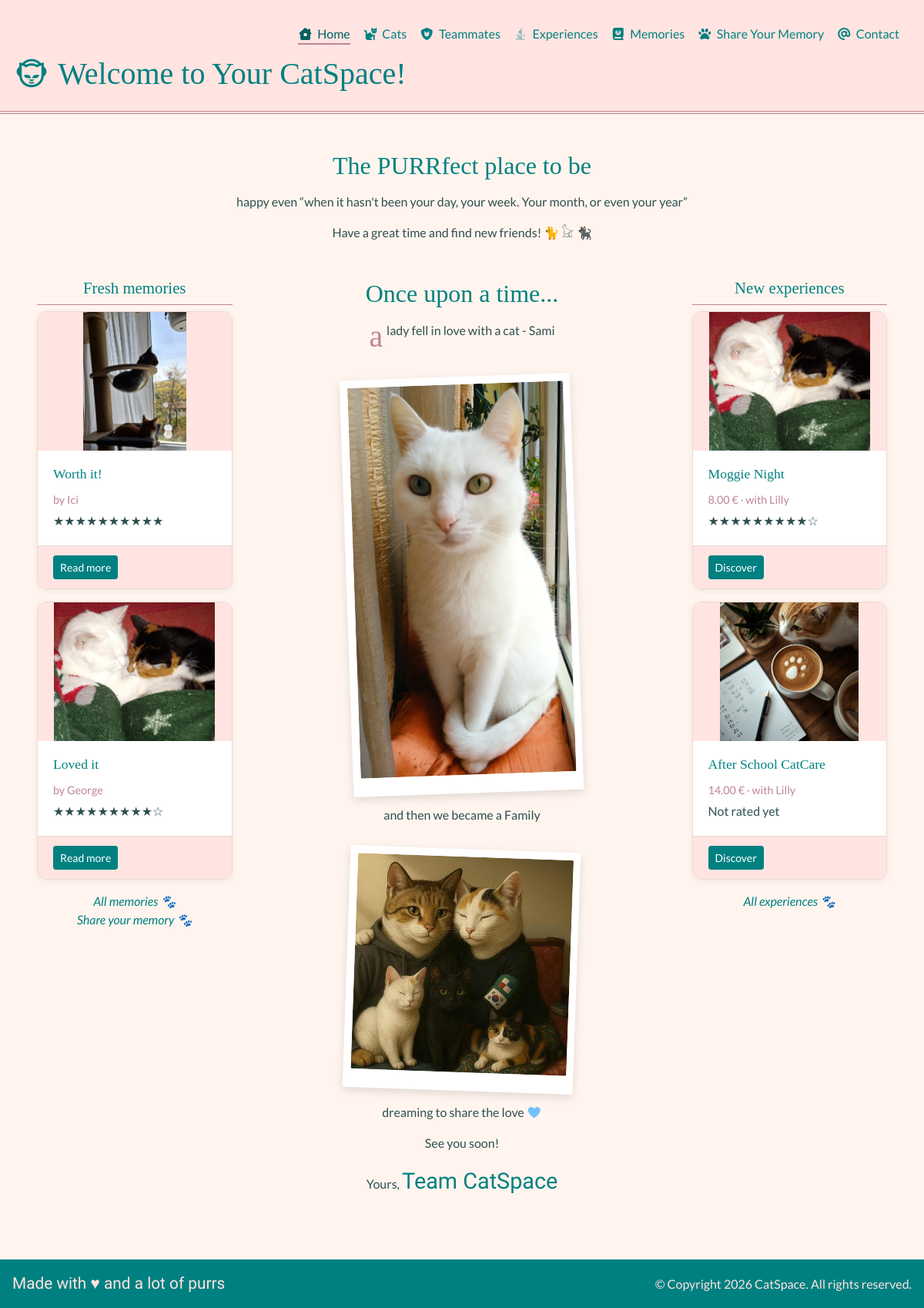
/, run on an earlier commit of the app's database.
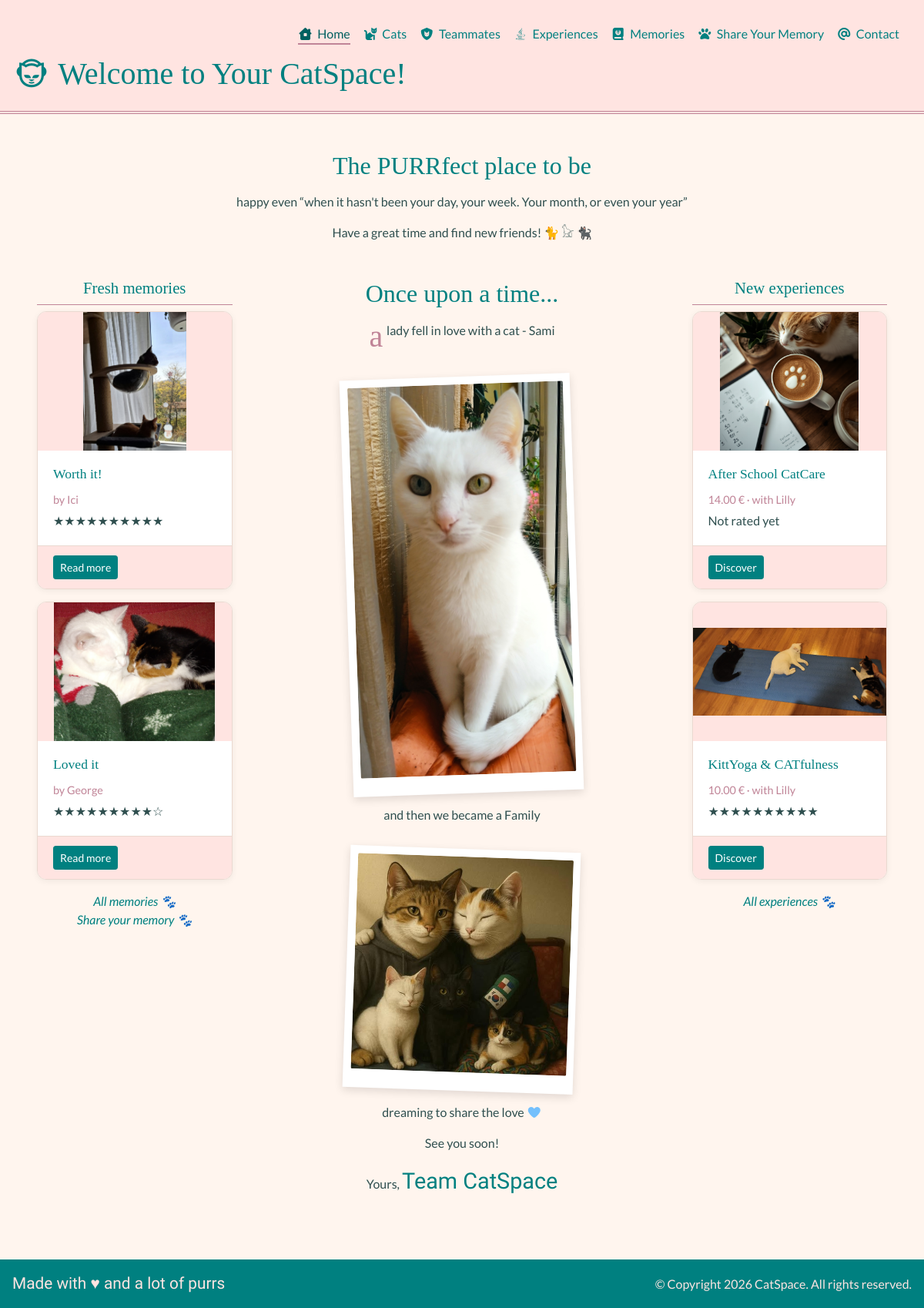
And on a later commit of the database.
### memories/models.py (models this page shows, shortened)
class Memory(TimeStampMixin):
    title = models.CharField(max_length=30)
    author = models.CharField(max_length=30)
    description = models.TextField(blank=True)
    image = models.ImageField(upload_to="memories/", null=True, blank=True)
    rating = models.PositiveSmallIntegerField(validators=[MinValueValidator(1), MaxValueValidator(10)],
                                              null=True, blank=True)
    experience = models.ForeignKey("experiences.Experience", on_delete=models.SET_NULL, related_name="memories",
                                   null=True, blank=True)
    cats = models.ManyToManyField("cats.Cat", related_name="memories", blank=True)
    class Meta:
        ordering = ["-updated_at"]
    def get_absolute_url(self):
        return reverse("memories:detail", kwargs={"pk": self.pk})

### experiences/models.py (models this page shows, shortened)
class Experience(TimeStampMixin):
    name = models.CharField(max_length=30, unique=True)
    description = models.TextField(blank=True)
    cover_image_url = models.URLField(null=True, blank=True)
    price = models.DecimalField(max_digits=5, decimal_places=2, validators=[MinValueValidator(0)])
    teammate = models.ForeignKey("teammates.Teammate", on_delete=models.SET_NULL, null=True, blank=True,
                                 related_name="experiences")
    is_available = models.BooleanField(default=True, blank=True)
    slug = models.SlugField(blank=True, unique=True)
    class Meta:
        ordering = ["-updated_at"]
    def __str__(self) -> str:
        return self.name

### teammates/models.py (models this page shows)
class Teammate(TimeStampMixin):
    name = models.CharField(max_length=30)
    description = models.TextField(blank=True)
    email = models.EmailField(max_length=100, unique=True)
    phone = PhoneNumberField(region="BG", blank=True, null=True)
    image_url = models.URLField(blank=True, null=True)
    username = models.CharField(max_length=30, unique=True, validators=[RegexValidator(r"^\w+\Z")])
    def __str__(self) -> str:
        return self.name
    class Meta:
        ordering = ["created_at"]

### catspace/views.py (the view)
# urls.py: 2. Add a URL to urlpatterns:  path('', Home.as_view(), name='home')
class Home(TemplateView):
    template_name = "common/home.html"
    def get_context_data(self, **kwargs):
        context = super().get_context_data(**kwargs)
        context["first_cat"] = Cat.objects.first()
        context["recent_top_memories"] = Memory.objects.filter(Q(rating__gte=8) | Q(rating__isnull=True))[:2]
        context["latest_top_experiences"] = Experience.objects.select_related("teammate").annotate(
            avg_rating=Avg("memories__rating")).filter(Q(avg_rating__gte=8) | Q(avg_rating__isnull=True),
                                                       is_available=True).order_by("-updated_at")[:2]
        return context

### memories/templatetags/memory_extras.py (called while the page is built)
@register.filter
def stars(value):
    max_stars = 10
    if not value:
        return "Not rated yet"
    value = round(float(value))
    return "★" * value + "☆" * (max_stars - value)

### templates/common/home.html (shortened to what the changed rows need)
{% extends "base.html" %}
{% load memory_extras %}
{% load static %}
{% block content %}
    <section class="intro">
        <h2>The PURRfect place to be</h2>
    </section>
    <div class="row">
        <aside class="col-lg-3 order-2 order-lg-1 home-side">
            {% for memory in recent_top_memories %}
                <article class="card home-card mb-3">
                    {% if memory.image %}
                        <img src="{{ memory.image.url }}" alt="{{ memory.title }}" class="card-img-top">
                    {% else %}
                        <div class="card-img-placeholder"><i class="fa-solid fa-paw"></i></div>
                    {% endif %}
                    <div class="card-body">
                        <h4 class="card-title">{{ memory.title }}</h4>
                        <p class="card-meta mb-1">by {{ memory.author }}</p>
                        <p class="mb-0">{{ memory.rating|stars }}</p>
                    </div>
                    <div class="card-footer">
                        <a class="btn btn-primary btn-sm" href="{{ memory.get_absolute_url }}">Read more</a>
                    </div>
                </article>
            {% empty %}
                <p class="card-meta">No memories yet... be the first one to share!</p>
            {% endfor %}
        </aside>
        <section class="story col-lg-6 order-1 order-lg-2">
            <h2>Once upon a time...</h2>
        </section>
        <aside class="col-lg-3 order-3 home-side">
            {% for experience in latest_top_experiences %}
                <article class="card home-card mb-3">
                    {% if experience.cover_image_url %}
                        <img src="{{ experience.cover_image_url }}" alt="{{ experience }}" class="card-img-top">
                    {% else %}
                        <div class="card-img-placeholder"><i class="fa-solid fa-mug-hot"></i></div>
                    {% endif %}
                    <div class="card-body">
                        <h4 class="card-title">{{ experience }}</h4>
                        <p class="card-meta mb-1">{{ experience.price }} &euro;
                            {% if experience.teammate %}&middot; with {{ experience.teammate }}{% endif %}</p>
                        <p class="mb-0">{{ experience.avg_rating|stars }}</p>
                    </div>
                    <div class="card-footer">
                        <a class="btn btn-primary btn-sm" href="{% url 'experiences:detail' experience.slug %}">Discover</a>
                    </div>
                </article>
            {% empty %}
                <p class="card-meta">New a-meow-ing experiences are coming soon...</p>
            {% endfor %}
        </aside>
    </div>
{% endblock %}

What changed in the data, as far as the page shows it:
no longer on this page (row unchanged): Experience: cover_image_url (picture), name "Moggie Night", price "8.00", teammate "Lilly", avg_rating|stars "★★★★★★★★★☆"
now on this page (row edited): Experience: cover_image_url (picture), name "KittYoga & CATfulness", price "10.00", teammate "Lilly", avg_rating|stars "★★★★★★★★★★"
